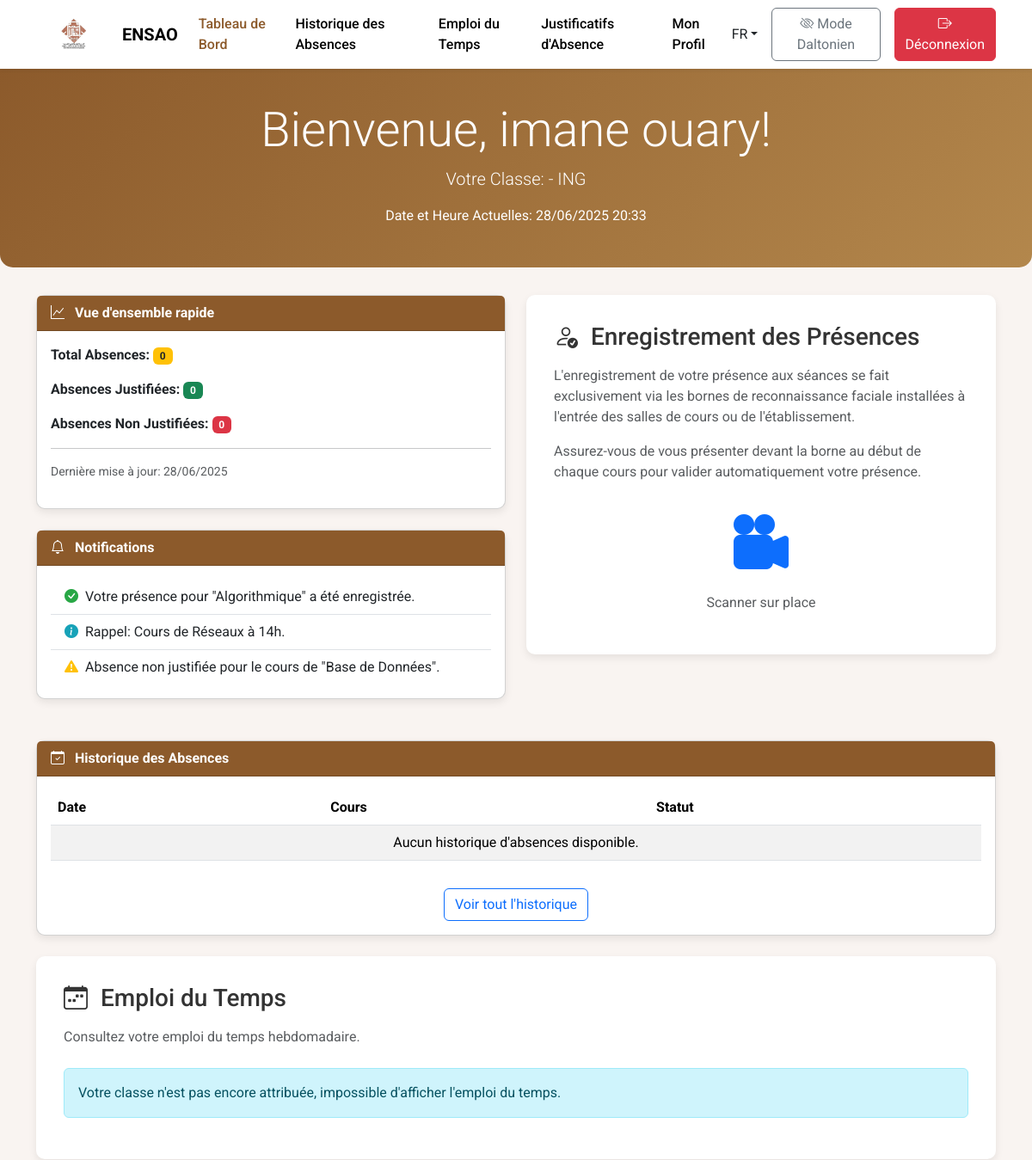
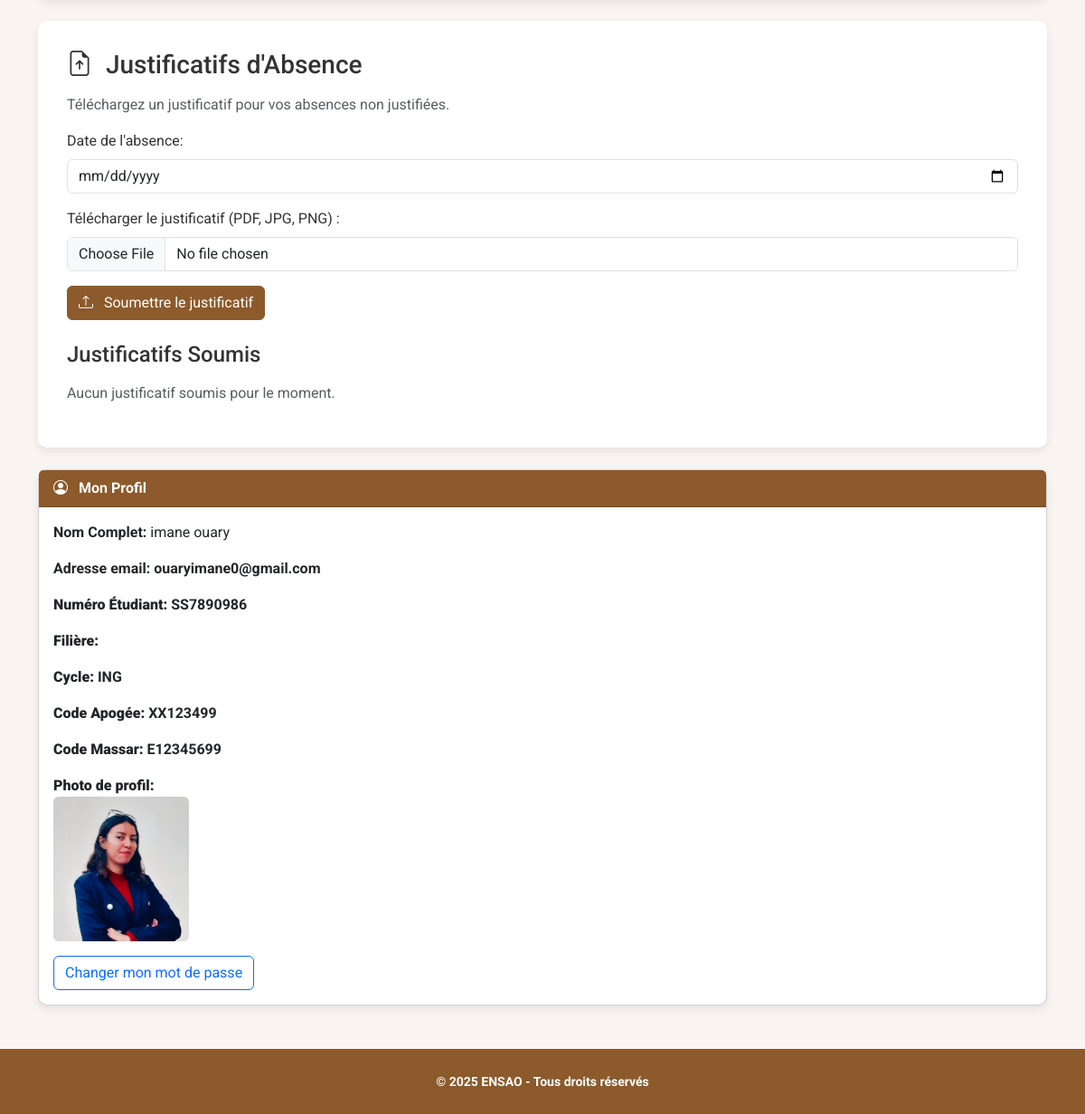
Page /etudiants/dashboard.php (signed in) on the committed database (2 pictures, top to bottom).
### tables this page shows
CREATE TABLE IF NOT EXISTS `etudiants` (
  `id` int NOT NULL AUTO_INCREMENT,
  `nom` text NOT NULL,
  `prenom` text NOT NULL,
  `numero_etudiant` varchar(20) NOT NULL,
  `photo_path` varchar(100) NOT NULL,
  `code_massar` varchar(20) NOT NULL,
  `numero_apogee` varchar(20) NOT NULL,
  `cycle` enum('CP','ING') NOT NULL,
  `user_id` int DEFAULT NULL,
  `classe_id` int DEFAULT NULL,
  `filiere_id` int DEFAULT NULL,
  PRIMARY KEY (`id`),
  UNIQUE KEY `code_massar` (`code_massar`),
  UNIQUE KEY `numero_apogee` (`numero_apogee`),
  KEY `fk_etud_user` (`user_id`),
  KEY `fk_etudiants_classe` (`classe_id`),
  KEY `fk_etudiants_filiere` (`filiere_id`)
);

### etudiants/dashboard.php (the view, shortened to what the rows shown need)
<?php
require_once '../includes/config.php';
$lang_code = isset($_SESSION['lang']) ? $_SESSION['lang'] : 'fr';
$student_user_id = $_SESSION['user_id'];
$student_name = $_SESSION['user_name'] ?? 'Utilisateur Inconnu';
if ($student_name === 'Utilisateur Inconnu' && isset($_SESSION['user_first_name']) && isset($_SESSION['user_last_name'])) {
    $student_name = trim($_SESSION['user_first_name'] . ' ' . $_SESSION['user_last_name']);
}
$student_email = $_SESSION['user_email'] ?? 'N/A';
$student_numero_etudiant = 'N/A';
$student_filiere = 'N/A';
$student_cycle = 'N/A';
$student_photo_path = null;
$student_numero_apogee = 'N/A';
$student_code_massar = 'N/A';
try {
    $stmt_student_details = $pdo->prepare("
        SELECT e.id, e.numero_etudiant, e.photo_path, e.code_massar, e.numero_apogee, e.cycle, c.id AS classe_id, c.nom_classe, f.nom_filiere
        FROM etudiants e
        LEFT JOIN classes c ON e.classe_id = c.id
        LEFT JOIN filieres f ON e.filiere_id = f.id
        WHERE e.user_id = ?
    ");
    $stmt_student_details->execute([$student_user_id]);
    $student_data = $stmt_student_details->fetch(PDO::FETCH_ASSOC);
    if ($student_data) {
        $student_numero_etudiant = $student_data['numero_etudiant'];
        $student_filiere = $student_data['nom_filiere'];
        $student_cycle = $student_data['cycle'];
        $student_photo_path = $student_data['photo_path'];
        $student_numero_apogee = $student_data['numero_apogee'];
        $student_code_massar = $student_data['code_massar'];
    }
} catch (PDOException $e) {
    error_log("Error fetching student details for user ID " . $student_user_id . ": " . $e->getMessage());
}
$student_class_display = ($student_filiere != 'N/A' ? $student_filiere : '') . ($student_cycle != 'N/A' ? ' - ' . $student_cycle : '');
$current_date = date("d/m/Y");
$current_time = date("H:i");
?>
<!DOCTYPE html>
<html lang="<?= htmlspecialchars($lang_code) ?>">
<head>
    <link href="https://cdn.jsdelivr.net/npm/bootstrap@5.3.2/dist/css/bootstrap.min.css" rel="stylesheet">
    <link href="https://cdn.jsdelivr.net/npm/bootstrap-icons/font/bootstrap-icons.css" rel="stylesheet">
</head>
<body>
<section class="dashboard-header text-center">
    <div class="container">
        <h1 class="display-4 mb-2"><?= htmlspecialchars(isset($lang['welcome_student']) ? $lang['welcome_student'] : 'Bienvenue') ?>, <?= htmlspecialchars($student_name) ?>!</h1>
        <p class="lead"><?= htmlspecialchars(isset($lang['current_class']) ? $lang['current_class'] : 'Votre Classe') ?>: <?= htmlspecialchars($student_class_display) ?></p>
        <p class="mb-0"><?= htmlspecialchars(isset($lang['current_time']) ? $lang['current_time'] : 'Date et Heure Actuelles') ?>: <?= $current_date ?> <?= $current_time ?></p>
    </div>
</section>
<main class="container">
    <div class="card mb-4" id="records">
        <div class="card-body">
            <div class="table-responsive">
                <table class="table table-striped table-hover">
                    <thead>
                        <tr>
                            <th><?= htmlspecialchars(isset($lang['date']) ? $lang['date'] : 'Date') ?></th>
                            <th><?= htmlspecialchars(isset($lang['course']) ? $lang['course'] : 'Cours') ?></th>
                            <th><?= htmlspecialchars(isset($lang['status']) ? $lang['status'] : 'Statut') ?></th>
                        </tr>
                    </thead>
                </table>
            </div>
        </div>
    </div>
    <div class="card mb-4" id="profile">
        <div class="card-body">
            <p><strong><?= htmlspecialchars(isset($lang['name']) ? $lang['name'] : 'Nom Complet') ?>:</strong> <?= htmlspecialchars($student_name) ?></p>
            <p><strong><?= htmlspecialchars(isset($lang['email']) ? $lang['email'] : 'Email') ?>:</b> <?= htmlspecialchars($student_email) ?></p>
            <p><strong><?= htmlspecialchars(isset($lang['id_number']) ? $lang['id_number'] : 'Numéro Étudiant') ?>:</strong> <?= htmlspecialchars($student_numero_etudiant) ?></p>
            <p><strong><?= htmlspecialchars(isset($lang['filiere']) ? $lang['filiere'] : 'Filière') ?>:</strong> <?= htmlspecialchars($student_filiere) ?></p>
            <p><strong><?= htmlspecialchars(isset($lang['cycle']) ? $lang['cycle'] : 'Cycle') ?>:</strong> <?= htmlspecialchars($student_cycle) ?></p>
            <p><strong><?= htmlspecialchars(isset($lang['apogee_code']) ? $lang['apogee_code'] : 'Code Apogée') ?>:</strong> <?= htmlspecialchars($student_numero_apogee) ?></p>
            <p><strong><?= htmlspecialchars(isset($lang['massar_code']) ? $lang['massar_code'] : 'Code Massar') ?>:</strong> <?= htmlspecialchars($student_code_massar) ?></p>
            <?php if (isset($student_photo_path) && $student_photo_path && file_exists('../' . $student_photo_path)): ?>
                <p>
                    <strong><?= htmlspecialchars(isset($lang['profile_picture']) ? $lang['profile_picture'] : 'Photo de profil') ?>:</strong><br>
                    <img src="<?= htmlspecialchars('../' . $student_photo_path) ?>" alt="Photo de profil" class="img-fluid rounded" style="max-width: 150px; height: auto;">
                </p>
            <?php endif; ?>
            <a href="../authentification/change_password.php" class="btn btn-outline-primary"><?= htmlspecialchars(isset($lang['change_password_link']) ? $lang['change_password_link'] : 'Changer mon mot de passe') ?></a>
            </div>
    </div>
</main>
</body>
</html>

### rows in the picture
etudiants: cycle "- ING", numero_etudiant "SS7890986", cycle "ING", numero_apogee "XX123499", code_massar "E12345699", photo_path (picture)

### other values in the picture
isset($lang['dashboard']) ? $lang['dashboard'] : 'Tableau de Bord' "Tableau de Bord"
isset($lang['schedule']) ? $lang['schedule'] : 'Emploi du Temps' "Emploi du Temps"
isset($lang['profile']) ? $lang['profile'] : 'Mon Profil' "Mon Profil"
$lang_code "FR"
isset($lang['logout']) ? $lang['logout'] : 'Déconnexion' "Déconnexion"
$student_name "imane ouary"
$total_absences "0"
$justified_absences_count "0"
$unjustified_absences_count "0"
isset($lang['date']) ? $lang['date'] : 'Date' "Date"
isset($lang['course']) ? $lang['course'] : 'Cours' "Cours"
isset($lang['status']) ? $lang['status'] : 'Statut' "Statut"
isset($lang['schedule']) ? $lang['schedule'] : 'Mon Emploi du Temps' "Emploi du Temps"
isset($lang['my_profile']) ? $lang['my_profile'] : 'Mon Profil' "Mon Profil"
isset($lang['name']) ? $lang['name'] : 'Nom Complet' "Nom Complet"
